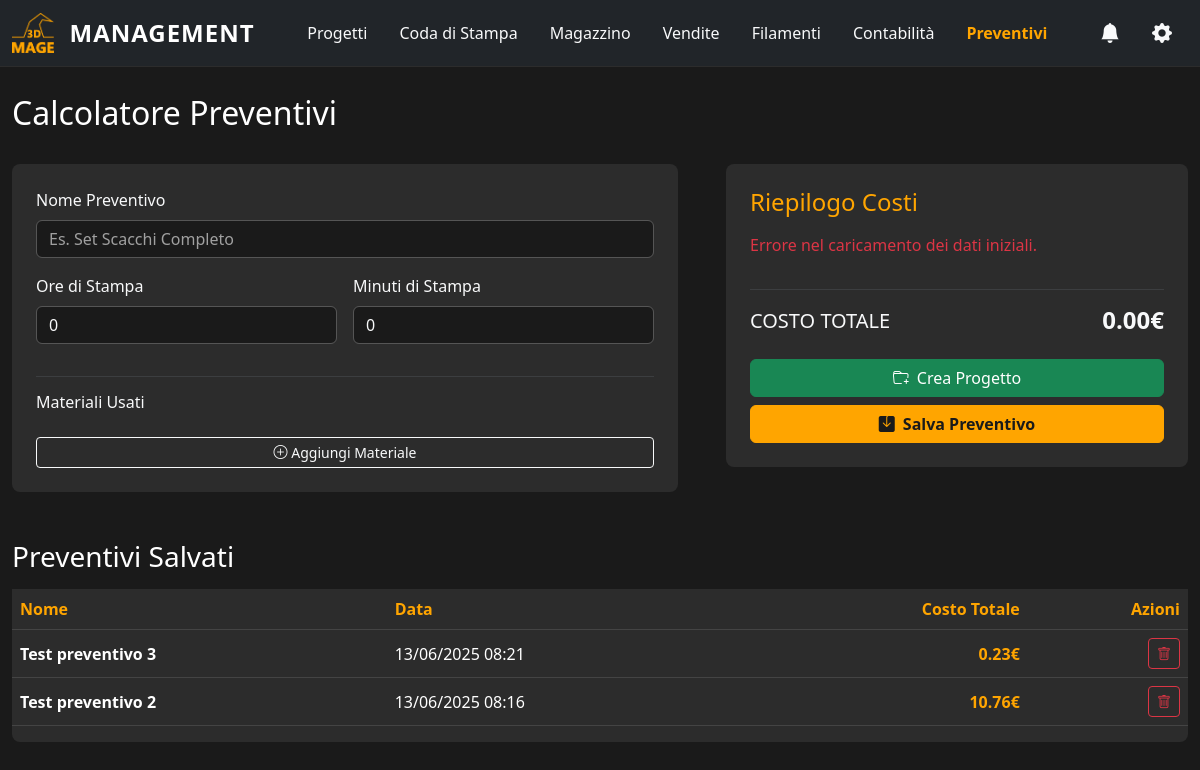
The app's page /quotes/, older data.
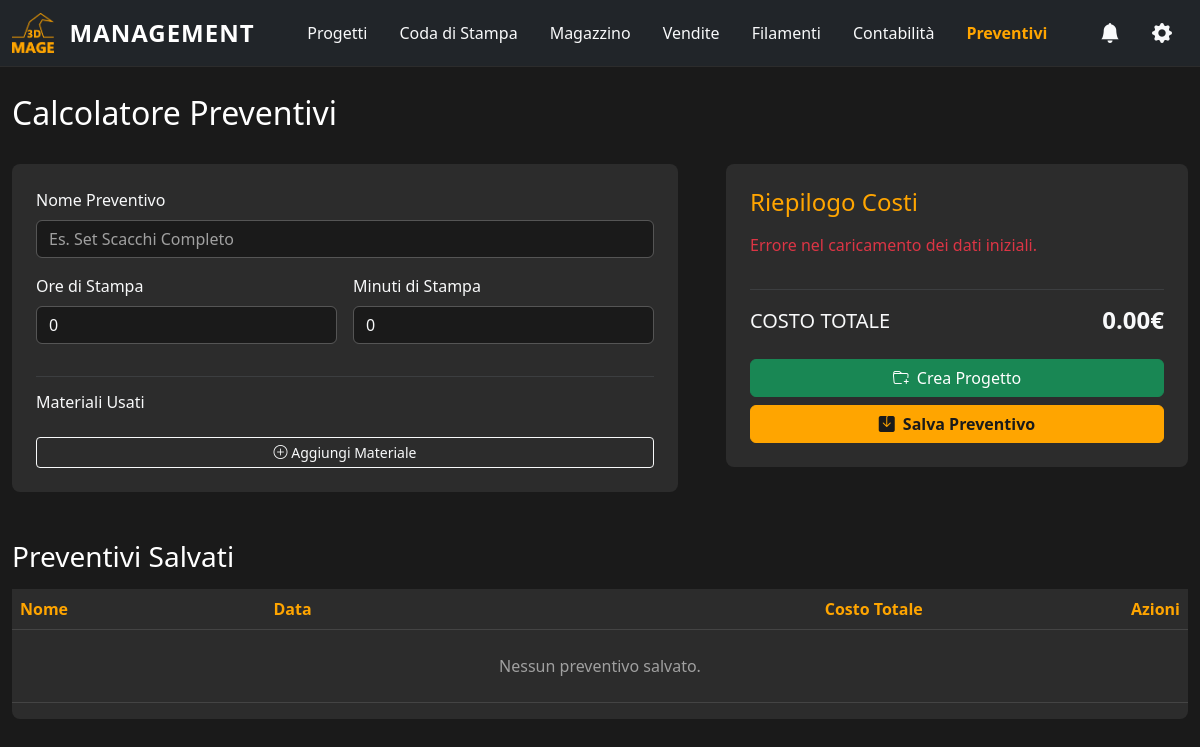
The same page, newer data.
### app_3dmage_management/models.py (models this page shows, shortened)
class Quote(models.Model):
    name = models.CharField(max_length=255, verbose_name="Nome Preventivo")
    total_cost = models.DecimalField(max_digits=10, decimal_places=2, verbose_name="Costo Totale")
    details = models.JSONField(verbose_name="Dettagli Preventivo")
    created_at = models.DateTimeField(auto_now_add=True, verbose_name="Creato il")
    class Meta:
        ordering = ['-created_at']

### app_3dmage_management/views.py (the view)
# urls.py: path('quotes/', views.quote_calculator, name='quote_calculator'),
def quote_calculator(request):
    saved_quotes = Quote.objects.all()
    for quote in saved_quotes:
        quote.details_json = json.dumps(quote.details)
    context = {
        'page_title': 'Preventivi',
        'saved_quotes': saved_quotes
    }
    return render(request, 'app_3dmage_management/quotes.html', context)

### app_3dmage_management/templates/app_3dmage_management/quotes.html (shortened to what this page needs)
{% extends "app_3dmage_management/base.html" %}
{% load static %}
{% block content %}
<div class="d-flex justify-content-between align-items-center mb-4">
    <h2 class="text-white">Calcolatore Preventivi</h2>
</div>
<div class="row g-5">
    <div class="col-lg-7">
        <div class="card bg-dark-card p-4">
            <div class="mb-3">
                <label for="quoteName" class="form-label">Nome Preventivo</label>
                <input type="text" class="form-control" id="quoteName" placeholder="Es. Set Scacchi Completo">
            </div>
            <div class="row g-3 mb-3">
                <div class="col"><label class="form-label">Ore di Stampa</label><input type="number" class="form-control" id="printHours" value="0" min="0"></div>
                <div class="col"><label class="form-label">Minuti di Stampa</label><input type="number" class="form-control" id="printMinutes" value="0" min="0" max="59"></div>
            </div>
            <hr class="border-secondary">
            <h6 class="mb-3">Materiali Usati</h6>
            <button type="button" class="btn btn-sm btn-outline-light mt-2" id="add-material-btn"><i class="bi bi-plus-circle"></i> Aggiungi Materiale</button>
        </div>
    </div>
    <div class="col-lg-5">
        <div class="card bg-dark-card p-4 sticky-top" style="top: 100px;">
            <h4 class="text-primary-custom mb-3" id="result-title">Riepilogo Costi</h4>
            <div id="cost-breakdown"><p class="text-muted">Inserisci i dati per calcolare il preventivo.</p></div>
            <hr class="border-secondary">
            <div class="d-flex justify-content-between align-items-center">
                <h5 class="mb-0">COSTO TOTALE</h5>
                <h4 class="fw-bold mb-0" id="total-cost">0.00€</h4>
            </div>
            <div class="d-grid gap-2 mt-4">
                <button class="btn btn-success" id="create-project-btn"><i class="bi bi-folder-plus me-2"></i>Crea Progetto</button>
                <button class="btn btn-primary-custom" id="save-quote-btn"><i class="bi bi-save-fill me-2"></i>Salva Preventivo</button>
            </div>
        </div>
    </div>
</div>
<h3 class="text-white mt-5 mb-3">Preventivi Salvati</h3>
<div class="card bg-dark-card">
    <div class="table-responsive">
        <table class="table table-dark table-hover align-middle">
            <thead>
                <tr>
                    <th>Nome</th>
                    <th>Data</th>
                    <th class="text-end">Costo Totale</th>
                    <th class="text-end">Azioni</th>
                </tr>
            </thead>
            <tbody id="saved-quotes-table">
                {% for quote in saved_quotes %}
                <tr class="clickable-row saved-quote-row" data-quote-id="{{ quote.id }}" style="cursor: pointer;">
                    <td class="fw-bold">{{ quote.name }}</td>
                    <td>{{ quote.created_at|date:"d/m/Y H:i" }}</td>
                    <td class="text-end text-primary-custom fw-bold">{{ quote.total_cost|floatformat:2 }}€</td>
                    <td class="text-end">
                        <button class="btn btn-sm btn-outline-danger delete-quote-btn" data-id="{{ quote.id }}" title="Elimina Preventivo"><i class="bi bi-trash"></i></button>
                    </td>
                </tr>
                {% empty %}
                <tr><td colspan="4" class="text-center text-muted py-4">Nessun preventivo salvato.</td></tr>
                {% endfor %}
            </tbody>
        </table>
    </div>
</div>
{% endblock %}

Row changes from the older to the newer data that the page shows:
removed Quote: name "Test preventivo 3", created_at "13/06/2025 08:21", total_cost "0.23"
removed Quote: name "Test preventivo 2", created_at "13/06/2025 08:16", total_cost "10.76"
Text that changed along with them:
text now shown: "Nessun preventivo salvato."
